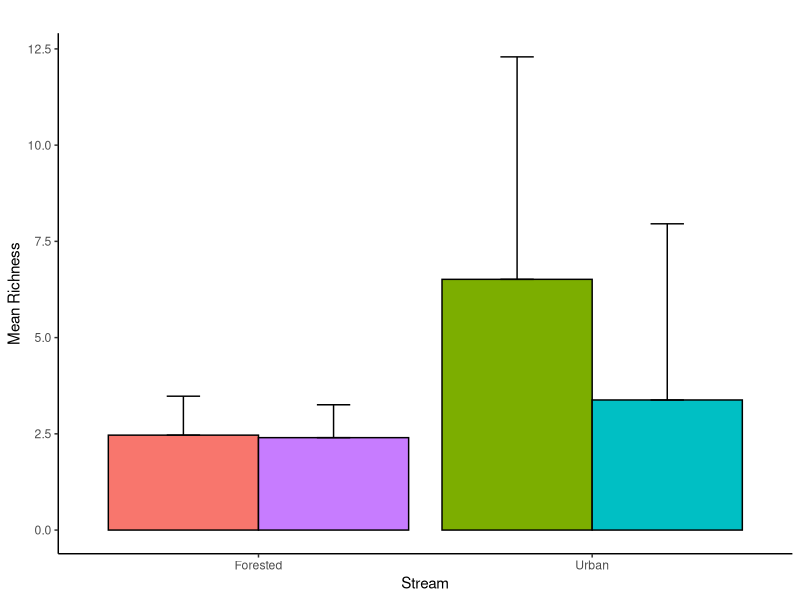
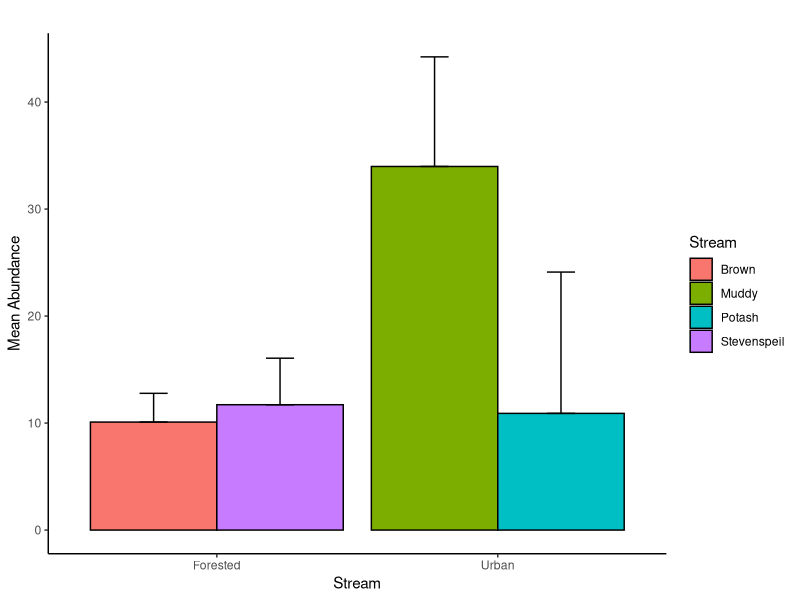
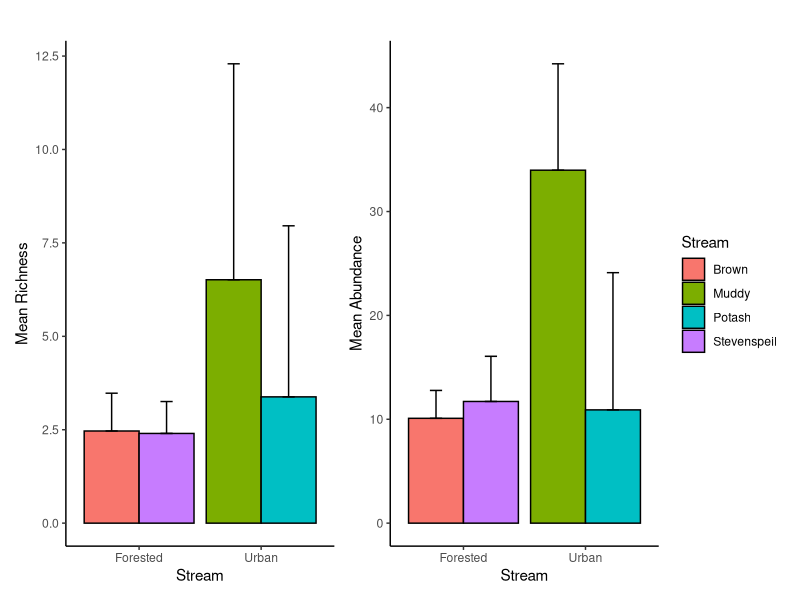

These charts were generated, in order, by the following R code:




library(readxl)
library(dplyr)
library(ggplot2)
library(patchwork)

data <- read_excel('2023 Maya Thomson/Sum_Stream_Data.xlsx', sheet = 'Macros')
head(data,6)


result <- data %>%
  group_by(Stream, Pack) %>%
  summarize(SumDistinctFamily = sum(n_distinct(Family)),
            FirstWeightFinal = first(Weight_final),
            total_corrected = SumDistinctFamily / FirstWeightFinal) %>%
  ungroup()


result



# Summarize by stream
summary_richness <- result %>%
  group_by(Stream) %>%
  summarise(Mean_Fam_richness = mean(total_corrected),
            SD_Fam_richness = sd(total_corrected))


# Create a new column for grouping
summary_richness$Group <- ifelse(summary_richness$Stream %in% 
                                   c("Brown", "Stevenspeil"), "Forested", "Urban")

# Create barplot
p_c <- ggplot(summary_richness, aes(x = Group, y = Mean_Fam_richness, fill = Stream)) +
  geom_bar(stat = "identity", position = "dodge", color = "black") +
  geom_errorbar(aes(ymin = Mean_Fam_richness, ymax = Mean_Fam_richness + SD_Fam_richness),
                position = position_dodge(0.9), width = 0.2) +
  labs(title = "",
       x = "Stream",
       y = "Mean Richness") +
  theme_classic() +
  theme(legend.position = "none")
  

p_c



#ANOVA

anova_richness <- result %>%
  group_by(Stream, Pack) %>%
  slice(1) %>%
  ungroup() %>%
  select(Stream, total_corrected)

shapiro.test(anova_richness$total_corrected)
new_total_corrected <- 1/sqrt((anova_richness$total_corrected))
shapiro.test(new_total_corrected)


# Perform one-way ANOVA
result_anova <- aov(new_total_corrected ~ Stream, data = result)

# Display the ANOVA table
summary(result_anova)




# Abundance ---------------------------------------------------------------


# Assuming your_data is your dataset
result_abudance <- data %>%
  group_by(Stream, Pack) %>%
  reframe(Abundance = n(),
    Subtraction_Result = first(Weight_final),
    Abundance_Divided = Abundance / Weight_final) %>%
  print()


# Calculate mean and standard deviation for each stream
summary_abundance <- result_abudance %>%
  group_by(Stream) %>%
  summarize(mean_abundance = mean(Abundance_Divided),
            sd_abundance = sd(Abundance_Divided))


# Create a new column for grouping
summary_abundance$Group <- ifelse(summary_abundance$Stream %in% 
                                    c("Brown", "Stevenspeil"), "Forested", "Urban")

# Create barplot for abundance
q_c <- ggplot(summary_abundance, aes(x = Group, y = mean_abundance, fill = Stream)) +
  geom_bar(stat = "identity", position = "dodge", color = "black") +
  geom_errorbar(aes(ymin = mean_abundance, ymax = mean_abundance + sd_abundance),
                position = position_dodge(0.9), width = 0.2) +
  labs(title = "",
       x = "Stream",
       y = "Mean Abundance") +
  theme_classic()

q_c



p_c + q_c
